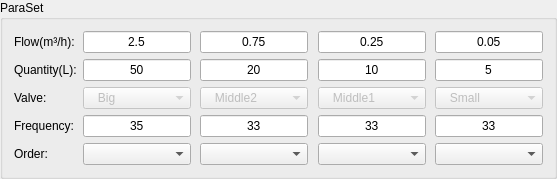
    <widget class="QGroupBox" name="gBox_FlowPnt">
     <property name="title">
      <string>ParaSet</string>
     </property>
     <layout class="QGridLayout" name="gridLayout_9">
      <item row="0" column="0">
       <widget class="QLabel" name="label_12">
        <property name="text">
         <string>Flow(m³/h):</string>
        </property>
       </widget>
      </item>
      <item row="0" column="1">
       <widget class="QLineEdit" name="lnEdit_Flow1">
        <property name="text">
         <string>2.5</string>
        </property>
        <property name="alignment">
         <set>Qt::AlignCenter</set>
        </property>
       </widget>
      </item>
      <item row="0" column="2">
       <spacer name="horizontalSpacer_6">
        <property name="orientation">
         <enum>Qt::Horizontal</enum>
        </property>
        <property name="sizeHint" stdset="0">
         <size>
          <width>3</width>
          <height>20</height>
         </size>
        </property>
       </spacer>
      </item>
      <item row="0" column="3">
       <widget class="QLineEdit" name="lnEdit_Flow2">
        <property name="text">
         <string>0.75</string>
        </property>
        <property name="alignment">
         <set>Qt::AlignCenter</set>
        </property>
       </widget>
      </item>
      <item row="0" column="4">
       <spacer name="horizontalSpacer_10">
        <property name="orientation">
         <enum>Qt::Horizontal</enum>
        </property>
        <property name="sizeHint" stdset="0">
         <size>
          <width>4</width>
          <height>17</height>
         </size>
        </property>
       </spacer>
      </item>
      <item row="0" column="5">
       <widget class="QLineEdit" name="lnEdit_Flow3">
        <property name="text">
         <string>0.25</string>
        </property>
        <property name="alignment">
         <set>Qt::AlignCenter</set>
        </property>
       </widget>
      </item>
      <item row="0" column="6">
       <spacer name="horizontalSpacer_11">
        <property name="orientation">
         <enum>Qt::Horizontal</enum>
        </property>
        <property name="sizeHint" stdset="0">
         <size>
          <width>3</width>
          <height>20</height>
         </size>
        </property>
       </spacer>
      </item>
      <item row="0" column="7">
       <widget class="QLineEdit" name="lnEdit_Flow4">
        <property name="text">
         <string>0.05</string>
        </property>
        <property name="alignment">
         <set>Qt::AlignCenter</set>
        </property>
       </widget>
      </item>
      <item row="1" column="0">
       <widget class="QLabel" name="label_13">
        <property name="text">
         <string>Quantity(L):</string>
        </property>
       </widget>
      </item>
      <item row="1" column="1">
       <widget class="QLineEdit" name="lineEdit_Quantity_1">
        <property name="text">
         <string>50</string>
        </property>
        <property name="alignment">
         <set>Qt::AlignCenter</set>
        </property>
       </widget>
      </item>
      <item row="1" column="2">
       <spacer name="horizontalSpacer_7">
        <property name="orientation">
         <enum>Qt::Horizontal</enum>
        </property>
        <property name="sizeHint" stdset="0">
         <size>
          <width>3</width>
          <height>20</height>
         </size>
        </property>
       </spacer>
      </item>
      <item row="1" column="3">
       <widget class="QLineEdit" name="lineEdit_Quantity_2">
        <property name="text">
         <string>20</string>
        </property>
        <property name="alignment">
         <set>Qt::AlignCenter</set>
        </property>
       </widget>
      </item>
      <item row="1" column="4">
       <spacer name="horizontalSpacer_12">
        <property name="orientation">
         <enum>Qt::Horizontal</enum>
        </property>
        <property name="sizeHint" stdset="0">
         <size>
          <width>4</width>
          <height>17</height>
         </size>
        </property>
       </spacer>
      </item>
      <item row="1" column="5">
       <widget class="QLineEdit" name="lineEdit_Quantity_3">
        <property name="text">
         <string>10</string>
        </property>
        <property name="alignment">
         <set>Qt::AlignCenter</set>
        </property>
       </widget>
      </item>
      <item row="1" column="6">
       <spacer name="horizontalSpacer_13">
        <property name="orientation">
         <enum>Qt::Horizontal</enum>
        </property>
        <property name="sizeHint" stdset="0">
         <size>
          <width>3</width>
          <height>20</height>
         </size>
        </property>
       </spacer>
      </item>
      <item row="1" column="7">
       <widget class="QLineEdit" name="lineEdit_Quantity_4">
        <property name="text">
         <string>5</string>
        </property>
        <property name="alignment">
         <set>Qt::AlignCenter</set>
        </property>
       </widget>
      </item>
      <item row="2" column="0">
       <widget class="QLabel" name="label_14">
        <property name="text">
         <string>Valve:</string>
        </property>
       </widget>
      </item>
      <item row="2" column="1">
       <widget class="QComboBox" name="cBox_Valve_1">
        <property name="enabled">
         <bool>false</bool>
        </property>
        <property name="sizePolicy">
         <sizepolicy hsizetype="Expanding" vsizetype="Fixed">
          <horstretch>0</horstretch>
          <verstretch>0</verstretch>
         </sizepolicy>
        </property>
        <property name="font">
         <font>
          <weight>50</weight>
          <italic>false</italic>
          <bold>false</bold>
          <kerning>false</kerning>
         </font>
        </property>
        <property name="acceptDrops">
         <bool>false</bool>
        </property>
        <property name="layoutDirection">
         <enum>Qt::LeftToRight</enum>
        </property>
        <property name="autoFillBackground">
         <bool>false</bool>
        </property>
        <property name="frame">
         <bool>true</bool>
        </property>
        <item>
         <property name="text">
          <string>   Big</string>
         </property>
         <property name="icon">
          <iconset>
           <normaloff>C:/Users/Administrator/none.ico</normaloff>C:/Users/Administrator/none.ico</iconset>
         </property>
        </item>
        <item>
         <property name="text">
          <string>   Middle2</string>
         </property>
        </item>
        <item>
         <property name="text">
          <string>   Middle1</string>
         </property>
        </item>
        <item>
         <property name="text">
          <string>   Small</string>
         </property>
        </item>
       </widget>
      </item>
      <item row="2" column="2">
       <spacer name="horizontalSpacer_20">
        <property name="orientation">
         <enum>Qt::Horizontal</enum>
        </property>
        <property name="sizeHint" stdset="0">
         <size>
          <width>3</width>
          <height>20</height>
         </size>
        </property>
       </spacer>
      </item>
      <item row="2" column="3">
       <widget class="QComboBox" name="cBox_Valve_2">
        <property name="enabled">
         <bool>false</bool>
        </property>
        <property name="sizePolicy">
         <sizepolicy hsizetype="Expanding" vsizetype="Fixed">
          <horstretch>0</horstretch>
          <verstretch>0</verstretch>
         </sizepolicy>
        </property>
        <property name="font">
         <font>
          <weight>50</weight>
          <italic>false</italic>
          <bold>false</bold>
          <kerning>false</kerning>
         </font>
        </property>
        <property name="acceptDrops">
         <bool>false</bool>
        </property>
        <property name="layoutDirection">
         <enum>Qt::LeftToRight</enum>
        </property>
        <property name="autoFillBackground">
         <bool>false</bool>
        </property>
        <property name="currentIndex">
         <number>1</number>
        </property>
        <property name="frame">
         <bool>true</bool>
        </property>
        <item>
         <property name="text">
          <string>   Big</string>
         </property>
         <property name="icon">
          <iconset>
           <normaloff>C:/Users/Administrator/none.ico</normaloff>C:/Users/Administrator/none.ico</iconset>
         </property>
        </item>
        <item>
         <property name="text">
          <string>   Middle2</string>
         </property>
        </item>
        <item>
         <property name="text">
          <string>   Middle1</string>
         </property>
        </item>
        <item>
         <property name="text">
          <string>   Small</string>
         </property>
        </item>
       </widget>
      </item>
      <item row="2" column="4">
       <spacer name="horizontalSpacer_21">
        <property name="orientation">
         <enum>Qt::Horizontal</enum>
        </property>
        <property name="sizeHint" stdset="0">
         <size>
          <width>4</width>
          <height>19</height>
         </size>
        </property>
       </spacer>
      </item>
      <item row="2" column="5">
       <widget class="QComboBox" name="cBox_Valve_3">
        <property name="enabled">
         <bool>false</bool>
        </property>
        <property name="sizePolicy">
         <sizepolicy hsizetype="Expanding" vsizetype="Fixed">
          <horstretch>0</horstretch>
          <verstretch>0</verstretch>
         </sizepolicy>
        </property>
        <property name="font">
         <font>
          <weight>50</weight>
          <italic>false</italic>
          <bold>false</bold>
          <kerning>false</kerning>
         </font>
        </property>
        <property name="acceptDrops">
         <bool>false</bool>
        </property>
        <property name="layoutDirection">
         <enum>Qt::LeftToRight</enum>
        </property>
        <property name="autoFillBackground">
         <bool>false</bool>
        </property>
        <property name="currentIndex">
         <number>2</number>
        </property>
        <property name="frame">
         <bool>true</bool>
        </property>
        <item>
         <property name="text">
          <string>   Big</string>
         </property>
         <property name="icon">
          <iconset>
           <normaloff>C:/Users/Administrator/none.ico</normaloff>C:/Users/Administrator/none.ico</iconset>
         </property>
        </item>
        <item>
         <property name="text">
          <string>   Middle2</string>
         </property>
        </item>
        <item>
         <property name="text">
          <string>   Middle1</string>
         </property>
        </item>
        <item>
         <property name="text">
          <string>   Small</string>
         </property>
        </item>
       </widget>
      </item>
      <item row="2" column="6">
       <spacer name="horizontalSpacer_26">
        <property name="orientation">
         <enum>Qt::Horizontal</enum>
        </property>
        <property name="sizeHint" stdset="0">
         <size>
          <width>3</width>
          <height>20</height>
         </size>
        </property>
       </spacer>
      </item>
      <item row="2" column="7">
       <widget class="QComboBox" name="cBox_Valve_4">
        <property name="enabled">
         <bool>false</bool>
        </property>
        <property name="sizePolicy">
         <sizepolicy hsizetype="Expanding" vsizetype="Fixed">
          <horstretch>0</horstretch>
          <verstretch>0</verstretch>
         </sizepolicy>
        </property>
        <property name="font">
         <font>
          <weight>50</weight>
          <italic>false</italic>
          <bold>false</bold>
          <kerning>false</kerning>
         </font>
        </property>
        <property name="acceptDrops">
         <bool>false</bool>
        </property>
        <property name="layoutDirection">
         <enum>Qt::LeftToRight</enum>
        </property>
        <property name="autoFillBackground">
         <bool>false</bool>
        </property>
        <property name="currentIndex">
         <number>3</number>
        </property>
        <property name="frame">
         <bool>true</bool>
        </property>
        <item>
         <property name="text">
          <string>   Big</string>
         </property>
         <property name="icon">
          <iconset>
           <normaloff>C:/Users/Administrator/none.ico</normaloff>C:/Users/Administrator/none.ico</iconset>
         </property>
        </item>
        <item>
         <property name="text">
          <string>   Middle2</string>
         </property>
        </item>
        <item>
         <property name="text">
          <string>   Middle1</string>
         </property>
        </item>
        <item>
         <property name="text">
          <string>   Small</string>
         </property>
        </item>
       </widget>
      </item>
      <item row="3" column="0">
       <widget class="QLabel" name="label_18">
        <property name="text">
         <string>Frequency:</string>
        </property>
       </widget>
      </item>
      <item row="3" column="1">
       <widget class="QLineEdit" name="lineEdit_freq_1">
        <property name="text">
         <string>35</string>
        </property>
        <property name="alignment">
         <set>Qt::AlignCenter</set>
        </property>
       </widget>
      </item>
      <item row="3" column="2">
       <spacer name="horizontalSpacer_8">
        <property name="orientation">
         <enum>Qt::Horizontal</enum>
        </property>
        <property name="sizeHint" stdset="0">
         <size>
          <width>3</width>
          <height>20</height>
         </size>
        </property>
       </spacer>
      </item>
      <item row="3" column="3">
       <widget class="QLineEdit" name="lineEdit_freq_2">
        <property name="text">
         <string>33</string>
        </property>
        <property name="alignment">
         <set>Qt::AlignCenter</set>
        </property>
       </widget>
      </item>
      <item row="3" column="4">
       <spacer name="horizontalSpacer_15">
        <property name="orientation">
         <enum>Qt::Horizontal</enum>
        </property>
        <property name="sizeHint" stdset="0">
         <size>
          <width>4</width>
          <height>17</height>
         </size>
        </property>
       </spacer>
      </item>
      <item row="3" column="5">
       <widget class="QLineEdit" name="lineEdit_freq_3">
        <property name="text">
         <string>33</string>
        </property>
        <property name="alignment">
         <set>Qt::AlignCenter</set>
        </property>
       </widget>
      </item>
      <item row="3" column="6">
       <spacer name="horizontalSpacer_14">
        <property name="orientation">
         <enum>Qt::Horizontal</enum>
        </property>
        <property name="sizeHint" stdset="0">
         <size>
          <width>3</width>
          <height>20</height>
         </size>
        </property>
       </spacer>
      </item>
      <item row="3" column="7">
       <widget class="QLineEdit" name="lineEdit_freq_4">
        <property name="text">
         <string>33</string>
        </property>
        <property name="alignment">
         <set>Qt::AlignCenter</set>
        </property>
       </widget>
      </item>
      <item row="4" column="0">
       <widget class="QLabel" name="label_15">
        <property name="text">
         <string>Order:</string>
        </property>
       </widget>
      </item>
      <item row="4" column="1">
       <widget class="QComboBox" name="cBox_seq_1">
        <property name="sizePolicy">
         <sizepolicy hsizetype="Expanding" vsizetype="Fixed">
          <horstretch>0</horstretch>
          <verstretch>0</verstretch>
         </sizepolicy>
        </property>
        <property name="font">
         <font>
          <weight>50</weight>
          <italic>false</italic>
          <bold>false</bold>
          <kerning>false</kerning>
         </font>
        </property>
        <property name="acceptDrops">
         <bool>false</bool>
        </property>
        <property name="layoutDirection">
         <enum>Qt::LeftToRight</enum>
        </property>
        <property name="autoFillBackground">
         <bool>false</bool>
        </property>
        <property name="frame">
         <bool>true</bool>
        </property>
        <item>
         <property name="text">
          <string/>
         </property>
         <property name="icon">
          <iconset>
           <normaloff>C:/Users/Administrator/none.ico</normaloff>C:/Users/Administrator/none.ico</iconset>
         </property>
        </item>
        <item>
         <property name="text">
          <string>       1</string>
         </property>
        </item>
        <item>
         <property name="text">
          <string>       2</string>
         </property>
        </item>
        <item>
         <property name="text">
          <string>       3</string>
         </property>
        </item>
        <item>
         <property name="text">
          <string>       4</string>
         </property>
        </item>
       </widget>
      </item>
      <item row="4" column="2">
       <spacer name="horizontalSpacer_9">
        <property name="orientation">
         <enum>Qt::Horizontal</enum>
        </property>
        <property name="sizeHint" stdset="0">
         <size>
          <width>3</width>
          <height>20</height>
         </size>
        </property>
       </spacer>
      </item>
      <item row="4" column="3">
       <widget class="QComboBox" name="cBox_seq_2">
        <property name="sizePolicy">
         <sizepolicy hsizetype="Preferred" vsizetype="Fixed">
          <horstretch>0</horstretch>
          <verstretch>0</verstretch>
         </sizepolicy>
        </property>
        <property name="currentIndex">
         <number>0</number>
        </property>
        <item>
         <property name="text">
          <string/>
         </property>
         <property name="icon">
          <iconset>
           <normaloff>C:/Users/Administrator/none.ico</normaloff>C:/Users/Administrator/none.ico</iconset>
         </property>
        </item>
        <item>
         <property name="text">
          <string>       1</string>
         </property>
        </item>
        <item>
         <property name="text">
          <string>       2</string>
         </property>
        </item>
        <item>
         <property name="text">
          <string>       3</string>
         </property>
        </item>
        <item>
         <property name="text">
          <string>       4</string>
         </property>
        </item>
       </widget>
      </item>
      <item row="4" column="4">
       <spacer name="horizontalSpacer_16">
        <property name="orientation">
         <enum>Qt::Horizontal</enum>
        </property>
        <property name="sizeHint" stdset="0">
         <size>
          <width>4</width>
          <height>19</height>
         </size>
        </property>
       </spacer>
      </item>
      <item row="4" column="5">
       <widget class="QComboBox" name="cBox_seq_3">
        <property name="sizePolicy">
         <sizepolicy hsizetype="Expanding" vsizetype="Fixed">
          <horstretch>0</horstretch>
          <verstretch>0</verstretch>
         </sizepolicy>
        </property>
        <property name="currentIndex">
         <number>0</number>
        </property>
        <item>
         <property name="text">
          <string/>
         </property>
         <property name="icon">
          <iconset>
           <normaloff>C:/Users/Administrator/none.ico</normaloff>C:/Users/Administrator/none.ico</iconset>
         </property>
        </item>
        <item>
         <property name="text">
          <string>       1</string>
         </property>
        </item>
        <item>
         <property name="text">
          <string>       2</string>
         </property>
        </item>
        <item>
         <property name="text">
          <string>       3</string>
         </property>
        </item>
        <item>
         <property name="text">
          <string>       4</string>
         </property>
        </item>
       </widget>
      </item>
      <item row="4" column="6">
       <spacer name="horizontalSpacer_17">
        <property name="orientation">
         <enum>Qt::Horizontal</enum>
        </property>
        <property name="sizeHint" stdset="0">
         <size>
          <width>3</width>
          <height>20</height>
         </size>
        </property>
       </spacer>
      </item>
      <item row="4" column="7">
       <widget class="QComboBox" name="cBox_seq_4">
        <property name="layoutDirection">
         <enum>Qt::LeftToRight</enum>
        </property>
        <property name="currentIndex">
         <number>0</number>
        </property>
        <item>
         <property name="text">
          <string/>
         </property>
         <property name="icon">
          <iconset>
           <normaloff>C:/Users/Administrator/none.ico</normaloff>C:/Users/Administrator/none.ico</iconset>
         </property>
        </item>
        <item>
         <property name="text">
          <string>       1</string>
         </property>
        </item>
        <item>
         <property name="text">
          <string>       2</string>
         </property>
        </item>
        <item>
         <property name="text">
          <string>       3</string>
         </property>
        </item>
        <item>
         <property name="text">
          <string>       4</string>
         </property>
        </item>
       </widget>
      </item>
     </layout>
    </widget>
